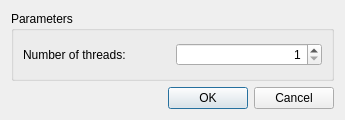
<ui version="4.0" >
 <class>FeatureExtractionDialog</class>
 <widget class="QDialog" name="FeatureExtractionDialog" >
  <property name="geometry" >
   <rect>
    <x>0</x>
    <y>0</y>
    <width>345</width>
    <height>120</height>
   </rect>
  </property>
  <property name="windowTitle" >
   <string>Feature extraction</string>
  </property>
  <layout class="QVBoxLayout" >
   <item>
    <widget class="QGroupBox" name="groupBox" >
     <property name="title" >
      <string>Parameters</string>
     </property>
     <layout class="QGridLayout" >
      <item row="0" column="0" >
       <widget class="QLabel" name="label" >
        <property name="text" >
         <string>Number of threads:</string>
        </property>
        <property name="buddy" >
         <cstring>sbNumThreads</cstring>
        </property>
       </widget>
      </item>
      <item row="0" column="1" >
       <widget class="QSpinBox" name="sbNumThreads" >
        <property name="alignment" >
         <set>Qt::AlignRight|Qt::AlignTrailing|Qt::AlignVCenter</set>
        </property>
        <property name="minimum" >
         <number>1</number>
        </property>
       </widget>
      </item>
     </layout>
    </widget>
   </item>
   <item>
    <widget class="QDialogButtonBox" name="buttonBox" >
     <property name="orientation" >
      <enum>Qt::Horizontal</enum>
     </property>
     <property name="standardButtons" >
      <set>QDialogButtonBox::Cancel|QDialogButtonBox::Ok</set>
     </property>
    </widget>
   </item>
  </layout>
 </widget>
 <tabstops>
  <tabstop>sbNumThreads</tabstop>
  <tabstop>buttonBox</tabstop>
 </tabstops>
 <resources/>
 <connections>
  <connection>
   <sender>buttonBox</sender>
   <signal>accepted()</signal>
   <receiver>FeatureExtractionDialog</receiver>
   <slot>accept()</slot>
   <hints>
    <hint type="sourcelabel" >
     <x>248</x>
     <y>254</y>
    </hint>
    <hint type="destinationlabel" >
     <x>157</x>
     <y>274</y>
    </hint>
   </hints>
  </connection>
  <connection>
   <sender>buttonBox</sender>
   <signal>rejected()</signal>
   <receiver>FeatureExtractionDialog</receiver>
   <slot>reject()</slot>
   <hints>
    <hint type="sourcelabel" >
     <x>316</x>
     <y>260</y>
    </hint>
    <hint type="destinationlabel" >
     <x>286</x>
     <y>274</y>
    </hint>
   </hints>
  </connection>
 </connections>
</ui>
